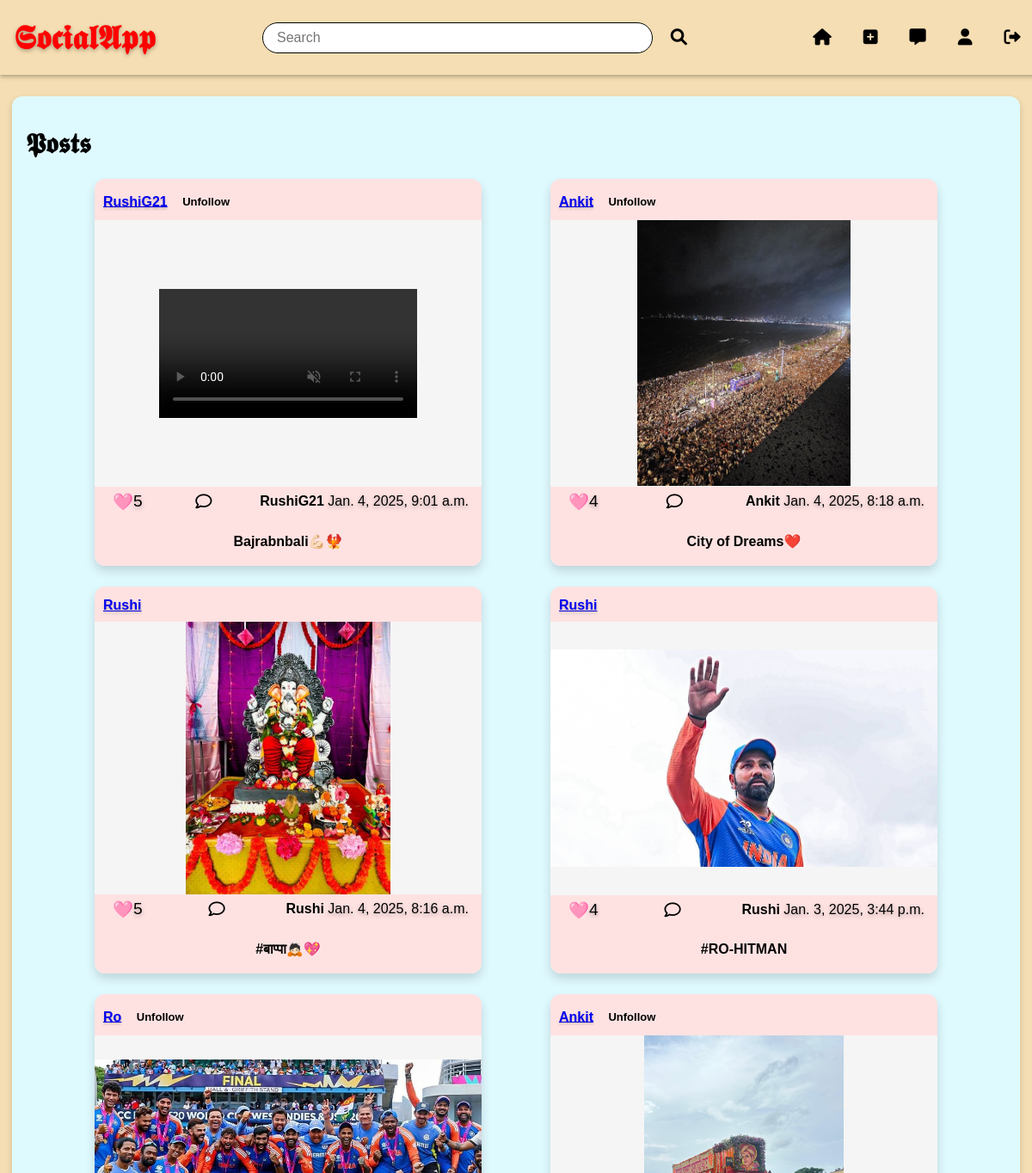
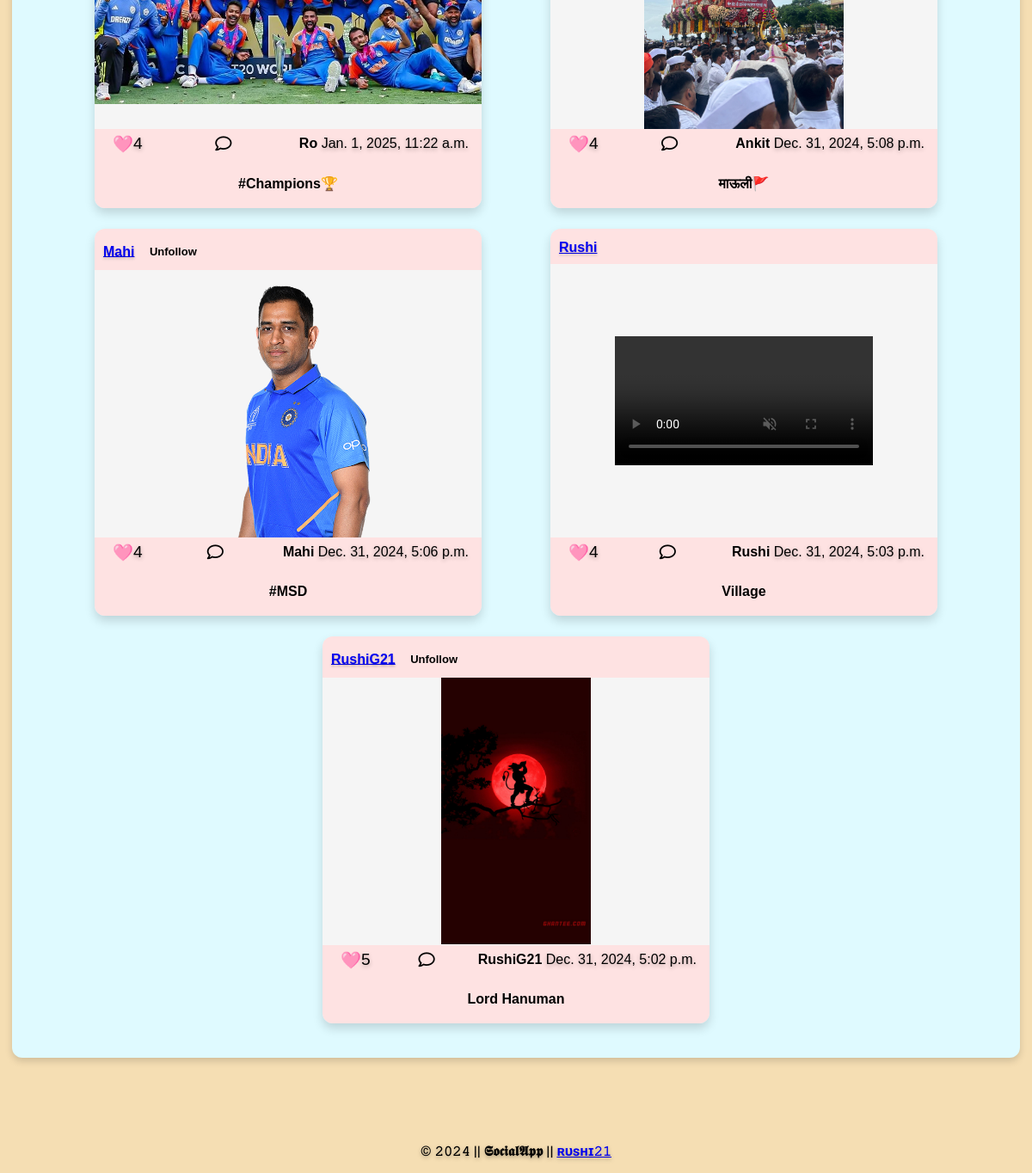
The app's page /base/ (signed in) with its own data (2 pictures, top to bottom).
### socialapp/models.py (models this page shows, shortened)
class Post(models.Model):
    user = models.ForeignKey(User, related_name="posts", on_delete=models.CASCADE)
    image = models.ImageField(blank=True, null=True, upload_to=post_media_path)
    video = models.FileField(blank=True, null=True, upload_to=post_media_path)
    caption = models.TextField(max_length=300,blank=True)
    created_at = models.DateTimeField(auto_now_add=True)
    updated_at = models.DateTimeField(auto_now=True)
    objects = PostManager()
    def total_likes(self):
        return self.likes.count()

### socialapp/views.py (the view)
# urls.py: path('base/', views.base, name='base'),
def base(request):
    posts = Post.objects.all()
    follow_statuses = {}
    if request.user.is_authenticated:
        follows = Follow.objects.filter(follower=request.user).values_list('followed__username', flat=True)
        follow_statuses = {username: True for username in follows}
    return render(request, 'base.html', {'posts': posts, 'follow_statuses': follow_statuses})

### socialapp/models.py (called while the page is built)
    def get_queryset(self):
        return super().get_queryset().filter(created_at__lte=timezone.now())

### socialapp/templates/base.html (shortened to what this page needs)
{% load static %}
<!DOCTYPE html>
<html lang="en">
<head>
    <link rel="stylesheet" href="{% static 'css/base.css' %}">
    <link href="https://cdnjs.cloudflare.com/ajax/libs/font-awesome/6.0.0-beta3/css/all.min.css" rel="stylesheet">
</head>
<body>
    <nav>
        <div class="navbar">
            <div class="brand-logo">𝕾𝖔𝖈𝖎𝖆𝖑𝕬𝖕𝖕</div>
            {% if user.is_authenticated %}
            <div class="search-bar">
                <form action="{% url 'search_posts' %}" method="get">
                    <input type="text" name="q" placeholder="Search" >
                    <button type="submit"><i class="fas fa-search"></i></button>
                </form>
            </div>
            {%endif%}
            <ul id="navbar">
                {% if user.is_authenticated %}
                        <li><a href="{% url 'base' %}"><i class="fas fa-home"></i></a></li>
                        <li><a href="{% url 'create_post' %}"><i class="fas fa-plus-square"></i></a></li>
                        <li><a href="{% url 'message' %}"><i class="fa-solid fa-message"></i></a></li>
                        <li><a href="{% url 'profile' username=user.username %}"><i class="fas fa-user"></i></a></li>
                        <li><a href="{% url 'sign_out' %}"><i class="fas fa-sign-out-alt"></i></a></li>
                {% else %}
                    <li><a href="{% url 'sign_in' %}">Sign In</a></li>
                    <li><a href="{% url 'sign_up' %}">Sign Up</a></li>
                {% endif %}
            </ul>
        </div>
    </nav>
    <main class="container">
        {% block content %}
        {% if user.is_authenticated %}
        <h1>𝕻𝖔𝖘𝖙𝖘</h1>
        <div class="post-list">
            {% for post in posts|dictsortreversed:"created_at" %}
            <li class="post-item">
                <div class="post-header">
                    <strong>
                        <a href="{% url 'profile' username=post.user.username %}">{{ post.user.username }}</a>
                    </strong>
                    {% if user != post.user %}
                        {% if user.is_authenticated %}
                            {% if post.user.username in follow_statuses %}
                                <button onclick="toggleFollowUser('{{ post.user.username }}')" class="btn-f"><b>Unfollow</b></button>
                            {% else %}
                                <button onclick="toggleFollowUser('{{ post.user.username }}')" class="btn-f"><b>Follow</b></button>
                            {% endif %}
                        {% endif %}
                    {% endif %}
                </div>
                <div class="post-content">
                    {% if post.image %}
                        <img loading="lazy" class="post-image" src="{{ post.image.url }}" alt="Post Image">
                    {% endif %}
                    {% if post.video %}
                        <video loading="lazy" class="post-video" controls muted loop>
                            <source src="{{ post.video.url }}" type="video/mp4">
                        </video>
                    {% endif %}
                </div>
                <div class="post-details">
                    <div class="like-comment-section">
                        <button class="like-btn" onclick="toggleLikePost('{{ post.pk }}')">
                            {% if is_liked %}
                                ❤️
                            {% else %}
                                🩷
                            {% endif %}
                            <span id="like-count-{{ post.pk }}">{{ post.total_likes }}</span>
                        </button>
                        <button class="comment-toggle-btn" onclick="toggleComments('{{ post.pk }}')"><i class="fa-regular fa-comment"></i></button>
                        <div class="post-footer">
                            <strong>{{ post.user.username }}</strong>
                            <span>{{ post.created_at }}</span>
                        </div>
                    </div>
                    <div class="post-caption">
                        <p><b>{{ post.caption }}</b></p>
                    </div>
                </div>
            </li>
            {% empty %}
                <li>No posts available.</li>
            {% endfor %}
        </div>
        {% else %}
            <h2>You need to <a href="{% url 'sign_in' %}">sign in</a> to view posts.</h2>
        {% endif %}
        {% endblock %}
    </main>
    <footer>
        <div class="footer">
            <span>
                <b>&copy; 𝟸𝟶𝟸𝟺 || 𝕾𝖔𝖈𝖎𝖆𝖑𝕬𝖕𝖕 || <a href="https://www.linkedin.com/in/rushikesh-ganjave/" target="_blank" rel="noopener noreferrer"> ʀᴜsʜɪ𝟸𝟷</a></b>
            </span>
        </div>
    </footer>
</body>
</html>

### css/base.css (style rules this page uses)
body { font-family: 'Roboto', Arial, sans-serif; margin: 0; padding: 0; background-color: wheat; }
.navbar { background-color: wheat; padding:1rem; box-shadow: 0 2px 5px rgba(0, 0, 0, 0.3); display: flex; align-items: center; justify-content: space-between; position: fixed; width: 100%; top: 0; z-index: 1000; }
.brand-logo { font-size: 2.4rem; font-weight: bold; color: red; text-shadow: 0 2px 5px rgba(0, 0, 0, 0.3); width: 19%; }
.search-bar { flex: 1; display: flex; justify-content: center; margin: 0 1rem; width: 49%; }
.search-bar form { display: flex; align-items: center; width:85%; gap: 5px; }
.search-bar input[type="text"] { width: 100%; padding: 0.5rem 1rem; border-radius: 20px; border: 1px solid #000; font-size: 1rem; }
.search-bar button { padding: 0.5rem 1rem; border: none; background-color: transparent; color: #000; cursor: pointer; border-radius: 20px; font-size: 1.2rem; }
nav ul { width: 25%; list-style: none; align-items: center; display: flex; justify-content: center; gap: 5px; }
nav ul li a { color: #000; background-color: transparent; cursor: pointer; text-decoration: none; padding: 0.5rem 1rem; border: none; border-radius: 20px; font-size: 1.2rem; }
.container { max-width: 95%; margin: 7rem auto 2rem; padding: 1rem; background-color: rgb(223, 250, 255); border-radius: 12px; box-shadow: 0 4px 8px rgba(0, 0, 0, 0.15); font-family: Arial, sans-serif; }
.post-list { width: 100%; display: flex; flex-wrap: wrap; align-items: center; justify-content: space-evenly; margin-top: 1rem; }
.post-item { display: flex; flex-direction: column; width:450px; height: 450px; margin-bottom: 1.5rem; border-radius: 12px; overflow: hidden; background-color: #fee2e2fe; box-shadow: 0 6px 12px rgba(0, 0, 0, 0.15); position: relative; }
.post-header { padding: 10px; font-weight: bold; text-shadow: 0 2px 3px rgba(0, 0, 0, 0.2); margin-top: 3px; }
.btn-f { color: black; background-color:transparent; font-size: small; width: 75px; height: 25px; padding: 0.5em 1em; border: none ; cursor: pointer; align-items: center; }
.post-content { display: flex; justify-content: center; align-items: center; width: 100%; height: 75%; background-color: whitesmoke; overflow: hidden; }
.post-content img, .post-content video { max-width: 100%; max-height: 100%; object-fit: cover; }
.post-caption { padding: 0.2rem; font-size: 1rem; color: #000; text-align: center; }
.like-comment-section { display: flex; justify-content: space-between; align-items: center; padding: 5px 15px; }
.like-comment-section button { color: black; background-color: transparent; border: none; cursor: pointer; font-size: 1.2rem; display: flex; align-items: center; }
footer { background-color: wheat; color: #000; width: 100%; position: relative; }
.footer { text-align: center; padding: 1rem 0; transform: translateY(100%); transition: transform 0.3s ease-in-out; }
span { text-shadow: 0 2px 5px rgba(0, 0, 0, 0.3); }

### records on screen
Post: user.username "RushiG21", total_likes "5", created_at "Jan. 4, 2025, 9:01 a.m.", caption "Bajrabnbali💪🏻🐦‍🔥"
Post: user.username "Ankit", image (picture), total_likes "4", created_at "Jan. 4, 2025, 8:18 a.m.", caption "City of Dreams❤️"
Post: user.username "Rushi", image (picture), total_likes "5", created_at "Jan. 4, 2025, 8:16 a.m.", caption "#बाप्पा🙇🏻💖"
Post: user.username "Rushi", image (picture), total_likes "4", created_at "Jan. 3, 2025, 3:44 p.m.", caption "#RO-HITMAN"
Post: user.username "Ro", image (picture), total_likes "4", created_at "Jan. 1, 2025, 11:22 a.m.", caption "#Champions🏆"
Post: user.username "Ankit", image (picture), total_likes "4", created_at "Dec. 31, 2024, 5:08 p.m.", caption "माऊली🚩"
Post: user.username "Mahi", image (picture), total_likes "4", created_at "Dec. 31, 2024, 5:06 p.m.", caption "#MSD"
Post: user.username "Rushi", total_likes "4", created_at "Dec. 31, 2024, 5:03 p.m.", caption "Village"
Post: user.username "RushiG21", image (picture), total_likes "5", created_at "Dec. 31, 2024, 5:02 p.m.", caption "Lord Hanuman"
